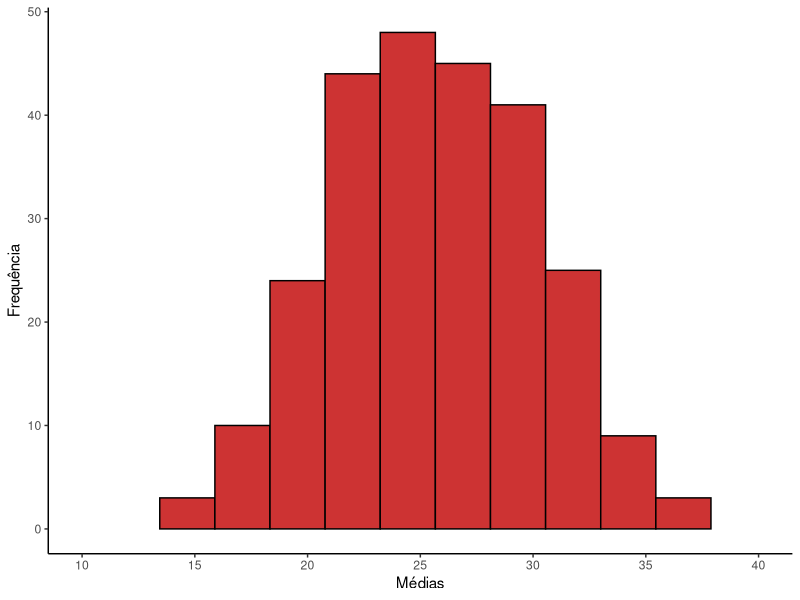
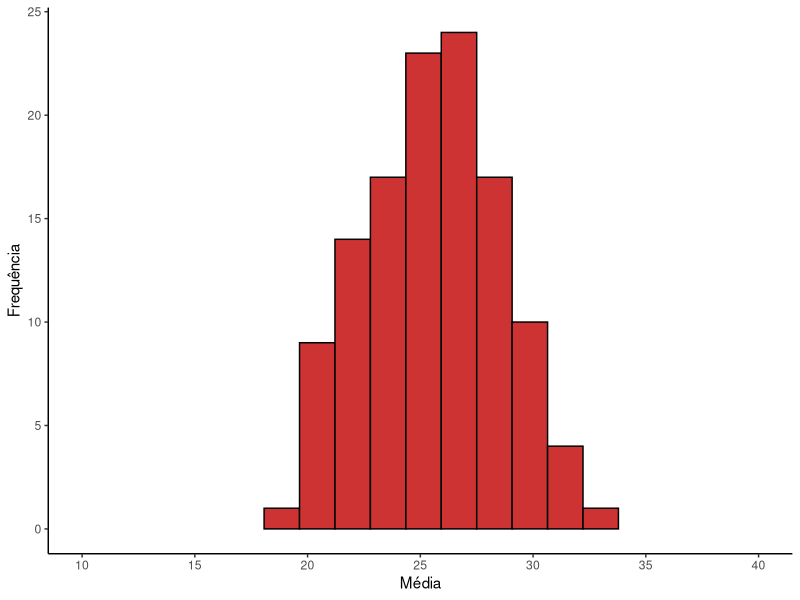

Generate these figures, in order, with R:
## ---- chunk 1
library(tidyverse)
library(patchwork)
library(flextable)
library(knitr)
## ---- chunk 2
#| code-fold: true
set.seed(1)
pop = c(3, 10, 14, 19, 27, 28, 29, 41, 42, 43)
N = length(pop)
Am1 = sort(pop)[1:5]
set.seed(2)
Am2 = sample(pop, size = 5, replace = F)
## ---- chunk 3
#| code-fold: true
set.seed(4)
n = 5
Am1 = sample(pop, size = n, replace = F)
somaAm1 = paste(Am1, collapse = "+")
mp = round(mean(pop),1)
mAm1 = round(mean(Am1),1)
E1 = mAm1 - mp
## ---- chunk 4
#| code-fold: true
set.seed(3)
n = 5
Am2 = sample(pop, size = n, replace = F)
mAm2 = round(mean(Am2),1)
E2 = mAm2 - mp
## ---- chunk 5
#| code-fold: true
N = length(pop)
n = 5
CT = choose(N,n)
## ---- chunk 6
#| code-fold: true
set.seed(8)
R = 8
A15 = replicate(n = R, sample(pop, size = n, replace = F))
colnames(A15) = paste("A", 1:ncol(A15), sep = "")
Medias = round(apply(A15, 2, mean),2)
## ---- chunk 7
#| code-fold: true
#| label: tbl-amostr-pop
#| tbl-cap: 'Oito amostras de tamanho n = 5 da população estatística.'
A15   %>% 
  as.data.frame() %>% 
  add_column('Obs' = rep('', times = nrow(A15)),.before = 'A1') %>% 
  rbind(Obs = c('Médias', Medias)) %>%
  flextable() %>% 
  bg(i = ~ Obs == 'Médias', bg = 'lightblue') %>% 
  width(width = 1.5)
## ---- chunk 8
#| code-fold: true
Allcomb = combn(x = pop, m = 5)
M_Allcomb = apply(Allcomb,2,mean)
M_Allcomb_round = round(M_Allcomb,1)
knitr::kable(matrix(M_Allcomb_round,nc = 14, byrow = T))
## ---- chunk 9
#| code-fold: true
#| label: fig-hist-medias252
#| fig-cap: 'Histograma das 252 médias amostrais obtidas a partis de amostras de tamanho n = 5.'
M_Allcomb_df = data.frame(M = as.numeric(M_Allcomb))

gp5 <- ggplot(M_Allcomb_df, aes(x = M)) +
  geom_histogram(fill = 'brown3', color = 'black', bins = 10) +
  scale_x_continuous(breaks = seq(0, 50, by = 5)) +
  coord_cartesian(xlim = c(10, 40)) +
  labs(x = "Médias",
       y = "Frequência") +
  theme_classic()

gp5

## ---- chunk 10
#| code-fold: true
n2 = 7
Allcomb7 = combn(x = pop, m = n2)
M_Allcomb7 = apply(Allcomb7,2,mean)
M_Allcomb7_round = round(M_Allcomb7,1)
CT2 = choose(N,n2)
## ---- chunk 11
#| code-fold: true
knitr::kable(matrix(M_Allcomb7_round,nc = 12, byrow = T))
## ---- chunk 12
#| code-fold: true
#| label: fig-hist-medias120
#| fig-cap: 'Histograma das 120 médias amostrais obtidas a partis de amostras de tamanho n = 7'
M_Allcomb7_df = data.frame(M = as.numeric(M_Allcomb7))

gp7 <- ggplot(M_Allcomb7_df, aes(x = M)) +
  geom_histogram(fill = 'brown3', color = 'black', bins = 10) +
  scale_x_continuous(breaks = seq(0, 50, by = 5)) +
  coord_cartesian(xlim = c(10, 40)) +
  labs(x = "Média",
       y = "Frequência") +
  theme_classic()

gp7
## ---- chunk 13
#| code-fold: true
mu_pop = mean(pop)
N = length(pop)
var_pop = mean((pop - mu_pop)^2)
sigma_pop = sqrt(var_pop)

ep5 = sigma_pop/sqrt(n)
ep7 = sigma_pop/sqrt(n2)
